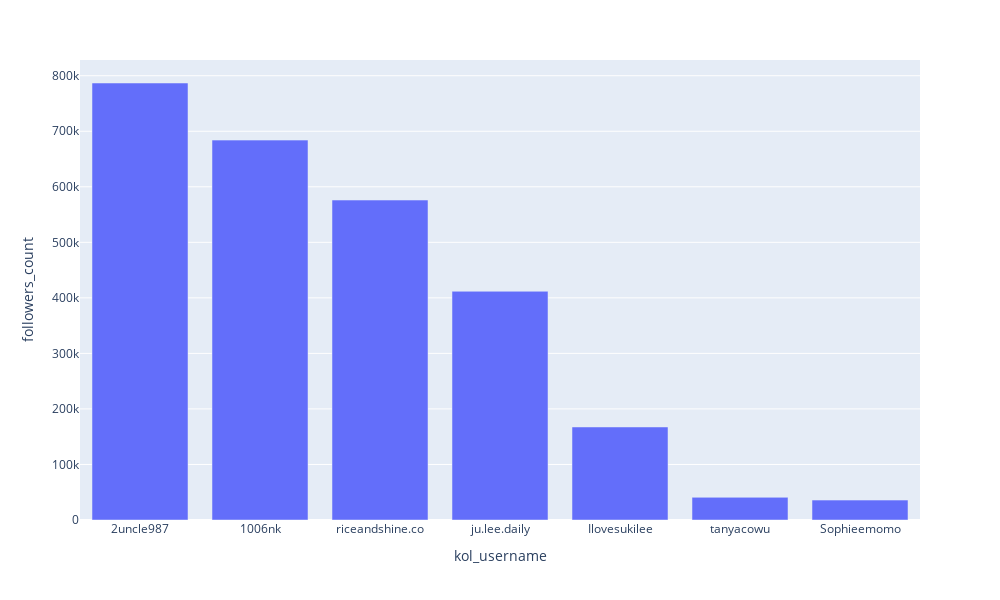

Here is the notebook cell this chart was saved with:
### Code cell
fig = px.bar(
    profile_df, 
    x='kol_username', 
    y='followers_count',
    width=1000, 
    height=600
    )
fig.show()

### Figure 1 — Plotly figure (JSON) as saved in the notebook; plotly's stock layout.template omitted (floating-point values rounded to 4 significant figures)
{"data": [{"alignmentgroup": "True", "hovertemplate": "kol_username=%{x}<br>followers_count=%{y}<extra></extra>", "legendgroup": "", "marker": {"color": "#636efa", "pattern": {"shape": ""}}, "name": "", "offsetgroup": "", "orientation": "v", "showlegend": false, "textposition": "auto", "type": "bar", "x": ["2uncle987", "1006nk", "riceandshine.co", "ju.lee.daily", "Ilovesukilee", "tanyacowu", "Sophieemomo"], "xaxis": "x", "y": [786918, 684069, 576127, 411864, 167528, 40833, 35856], "yaxis": "y"}], "layout": {"barmode": "relative", "height": 600, "legend": {"tracegroupgap": 0}, "margin": {"t": 60}, "width": 1000, "xaxis": {"anchor": "y", "domain": [0, 1], "title": {"text": "kol_username"}}, "yaxis": {"anchor": "x", "domain": [0, 1], "title": {"text": "followers_count"}}}}
